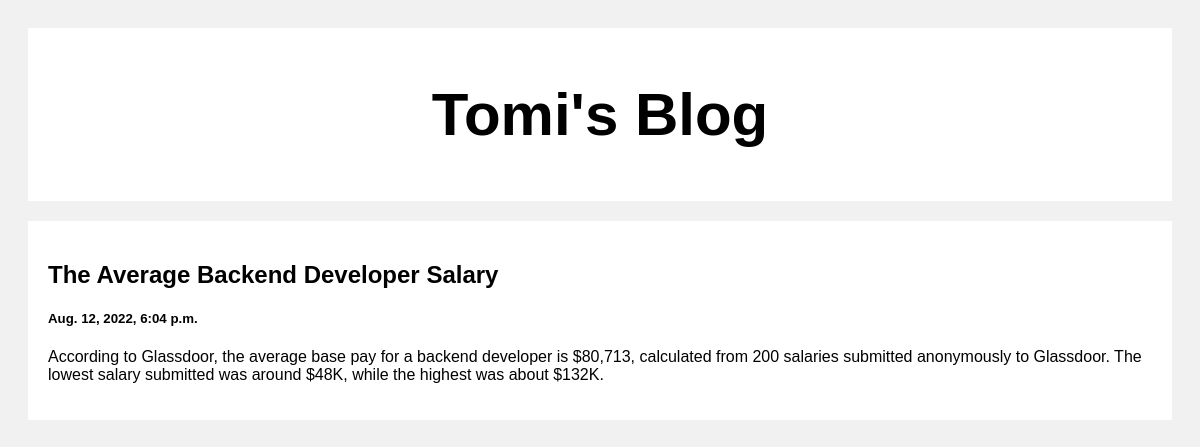
Screenshot of /post/2 with the database file from the repository.
### posts/models.py (models this page shows)
class post(models.Model):
    title = models.CharField(max_length=100)
    body = models.CharField(max_length=1000000)
    created_at = models.DateTimeField(default=datetime.now)

### posts/views.py (the view)
# urls.py: path('post/<str:pk>', views.postt, name = 'post')
def postt(request,pk):
    posts = post.objects.get(id=pk)
    return render(request, 'post.html', {'posts':posts})

### templates/post.html (shortened to what this page needs)
<!DOCTYPE html>
<html>
<head>
</head>
<body>
<div class="header">
  <h2>Tomi's Blog</h2>
</div>
<div class="row">
  <div class="leftcolumn">
    <div class="card">
        <h2>{{posts.title}}</h2>
        <h5>{{posts.created_at}}</h5>
        <p>{{posts.body}}</p>
    </div>
  </div>
</div>
</body>
</html>

### templates/post.html (style rules this page uses)
* { box-sizing: border-box; }
body { font-family: Arial; padding: 20px; background: #f1f1f1; }
.header { padding: 2px; font-size: 40px; text-align: center; background: white; }
.leftcolumn { float: left; width: 100%; }
.card { background-color: white; padding: 20px; margin-top: 20px; }
.row:after { content: ""; display: table; clear: both; }

### rows the page displays
post: title "The Average Backend Developer Salary", created_at "Aug. 12, 2022, 6:04 p.m.", body "According to Glassdoor, the average base pay for a backend developer is $80,713, calculated from 200 salaries submitted anonymously to Glassdoor. The lowest salary submitted was around $48K, while the highest was about $132K."
